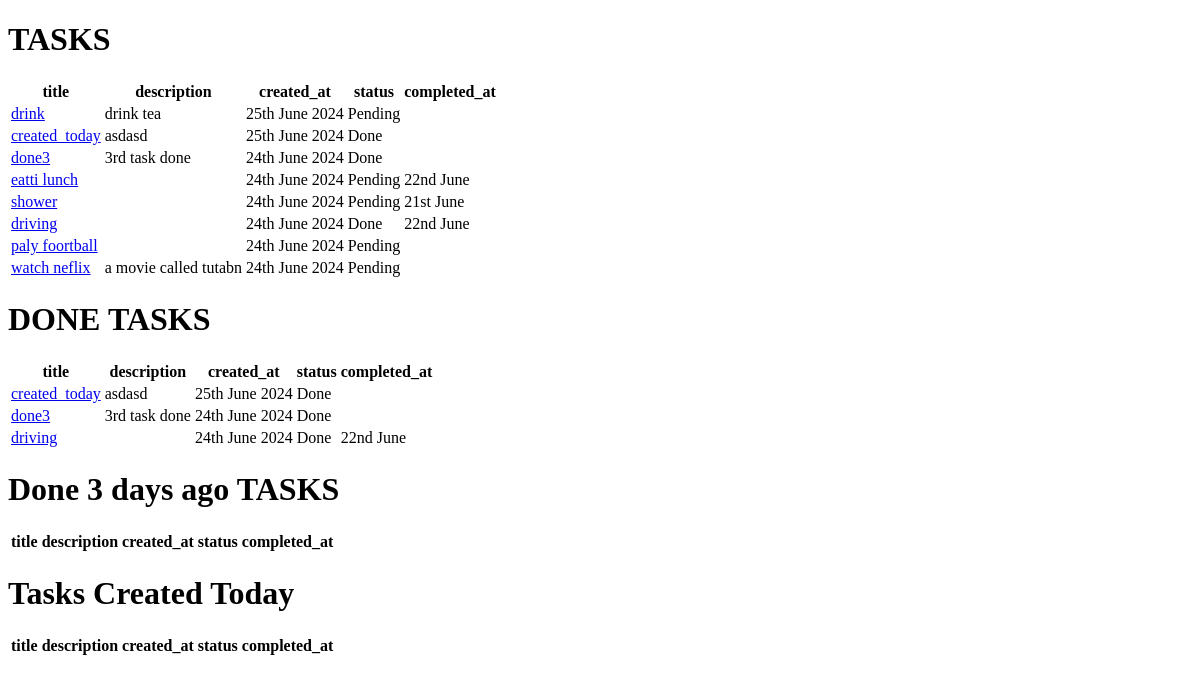
Before: / with the older database file.
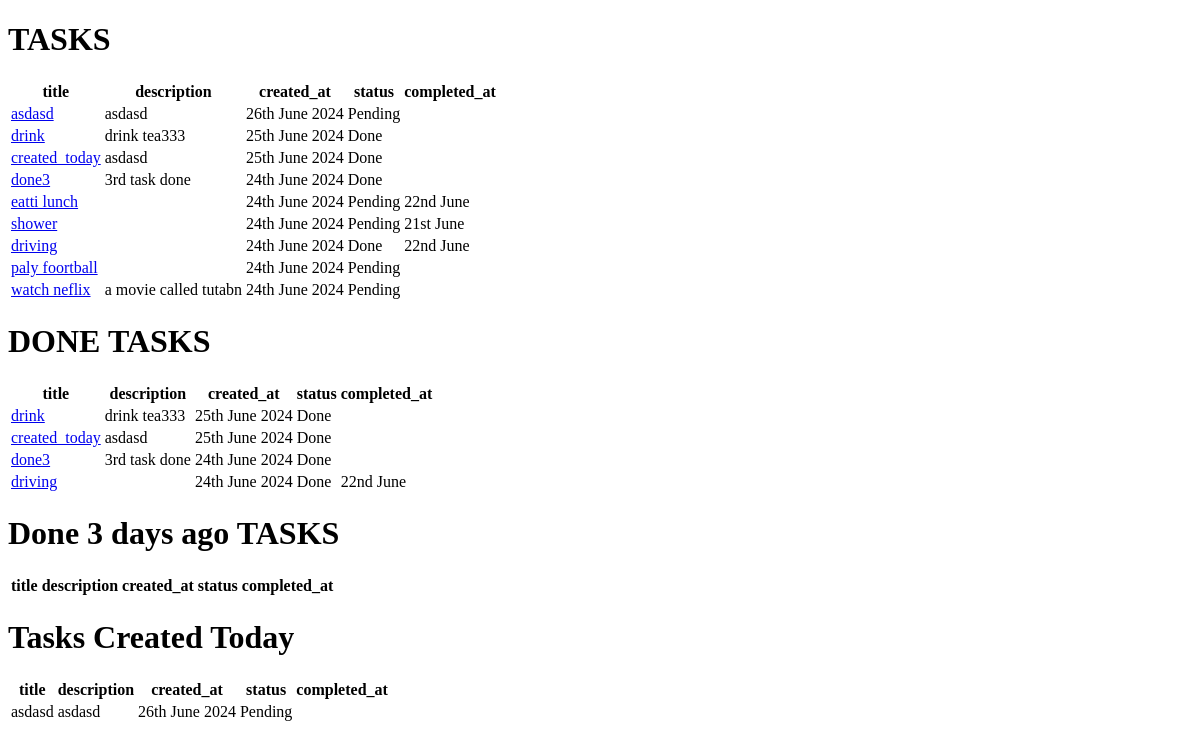
After: the same page with the newer database file.
### tasks/models.py (models this page shows, shortened)
class Task(models.Model):
    class Status(models.TextChoices):
        PENDING = "Pending"
        DONE= "Done"
        CANCELLED = "Cancelled"
    title = models.CharField(max_length=250)
    description = models.TextField(blank=True , null=True)
    created_at = models.DateTimeField(auto_now_add=True)
    completed_at = models.DateTimeField(blank=True , null=True)
    status = models.TextField(max_length=20 , choices=Status.choices, default=Status.PENDING)

### tasks/views.py (the view)
# urls.py: path("", home_page, name='home'),
def home_page(request):
    tasks = Task.objects.all().order_by("-id")
    done_tasks = tasks.filter(status='Done')
    three_days_ago = timezone.now().date() - timedelta(days=3)
    tasks_done_before = tasks.filter(completed_at__date=three_days_ago)
    today_time = timezone.now().date()
    tasks_created_today = tasks.filter(created_at__date=today_time)
    context = {
        'tasks':tasks,
        'done_tasks':done_tasks,
        'three_days_ago':tasks_done_before,
        'created_today':tasks_created_today
    }
    return render(request, "tasks/home.html", context=context)

### templates/tasks/home.html (shortened to what this page needs)
<!DOCTYPE html>
<html lang="en">
<head>
</head>
<body>
    <h1>TASKS</h1>
    <table>
        <th>title</th>
        <th>description</th>
        <th>created_at</th>
        <th>status</th>
        <th>completed_at</th>
        {% for task in tasks%}
        <tr>
            <td>
                <a href="{% url 'view' pk=task.id %}">{{task.title}}</a>
            </td>
            <td>{{task.description}}</td>
            <td>{{task.created_at|date:"jS F Y"}}</td>
            <td>{{task.status}}</td>
            <td>{{task.completed_at|date:"jS F"}}</td>
        </tr>
        {%endfor %}
    </table>
</body>
</html>
<body>
    <h1>DONE TASKS</h1>
    <table>
        <th>title</th>
        <th>description</th>
        <th>created_at</th>
        <th>status</th>
        <th>completed_at</th>
        {% for task in done_tasks%}
        <tr>
            <td>
                <a href="{}">{{task.title}}</a>
            </td>
            <td>{{task.description}}</td>
            <td>{{task.created_at|date:"jS F Y"}}</td>
            <td>{{task.status}}</td>
            <td>{{task.completed_at|date:"jS F"}}</td>
        </tr>
        {%endfor %}
    </table>
</body>
<h1>Done 3 days ago TASKS</h1>
<table>
    <th>title</th>
    <th>description</th>
    <th>created_at</th>
    <th>status</th>
    <th>completed_at</th>
</table>
<h1>Tasks Created Today</h1>
<table>
    <th>title</th>
    <th>description</th>
    <th>created_at</th>
    <th>status</th>
    <th>completed_at</th>
    {% for task in created_today%}
    <tr>
        <td>{{task.title}}</td>
        <td>{{task.description}}</td>
        <td>{{task.created_at|date:"jS F Y"}}</td>
        <td>{{task.status}}</td>
        <td>{{task.completed_at|date:"jS F"}}</td>
    </tr>
    {%endfor %}
</table>

Changed rows visible on the page:
added Task: title "asdasd", description "asdasd", created_at "26th June 2024", status "Pending"
now on one of the page's lists (row edited): Task: title "drink", description "drink tea333", created_at "25th June 2024", status "Done"
changed Task "drink": description "drink tea" → "drink tea333"; status "Pending" → "Done"
